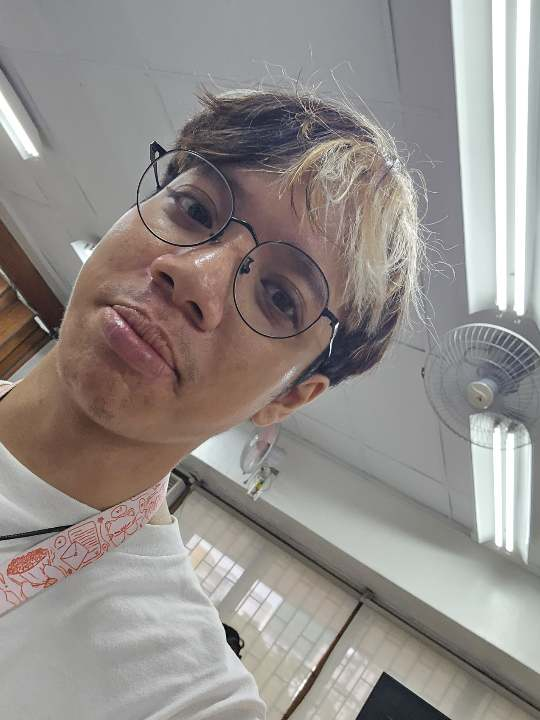
#> input picture CPF3/LAB1/input.png, 540 x 720 px
$ python ex4.py
#> lines starting #> are read from the running program, lines starting #| are printed output that depends on the picture
import cv2
import numpy as np
img = cv2.imread('input.png')
#> img is the input picture: shape (720, 540, 3); mean B, G, R 138.1, 141.4, 147.1
num_rows, num_cols = img.shape[:2]
#> num_rows = 720; num_cols = 540
rotation_matrix = cv2.getRotationMatrix2D((num_cols/2, num_rows/2), 30, 1)
img_rotation = cv2.warpAffine(img, rotation_matrix, (num_cols, num_rows))
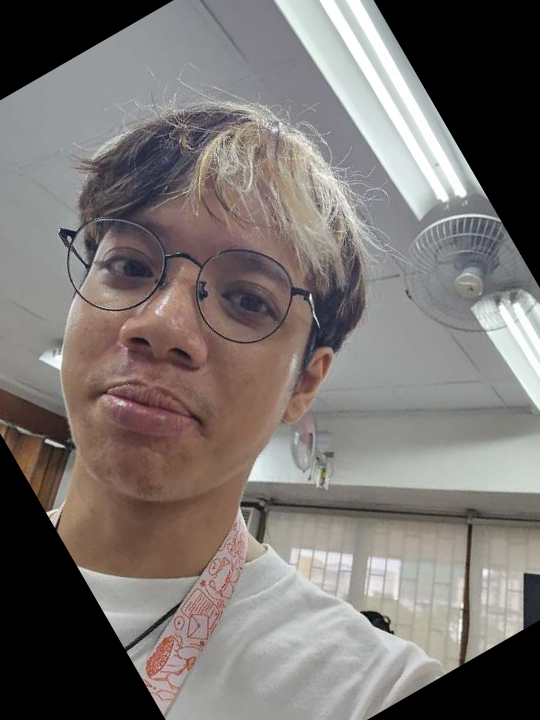
#> img_rotation: shape (720, 540, 3); mean B, G, R 112.3, 115.2, 121.1
cv2.imshow('Rotation', img_rotation)
cv2.waitKey()
